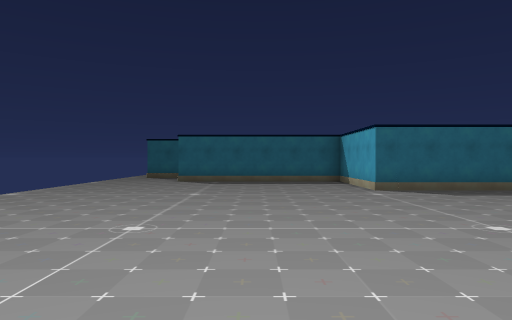
[1] (above)

16 first-person views from a walk through a Unity game level. The camera is 1.5 m above the floor, looks level and sees 70° across. Doors are open. The floor is counted in squares, 2 m on a side. Each view is taken from the middle of a square. On the plan, view 1 faces up. The plan holds only what a view shows up to about 11 squares ahead; the rest is blank. The place goes on beyond the plan.

[2]
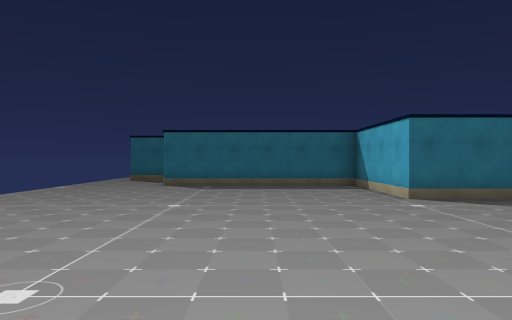

[3]
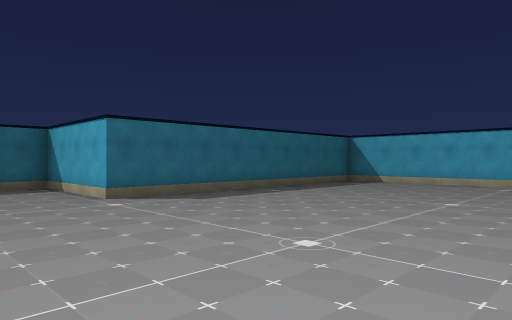

[4]
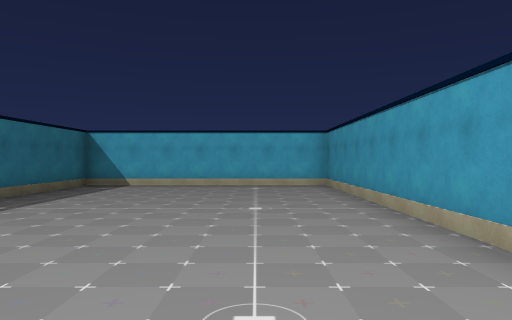

[5]
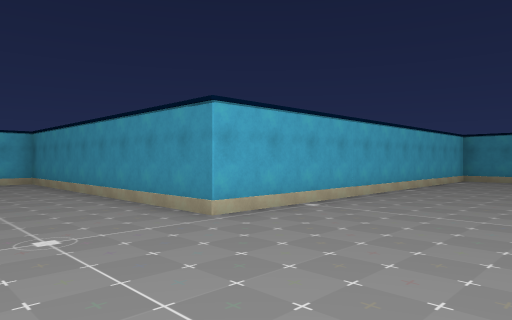

[6]
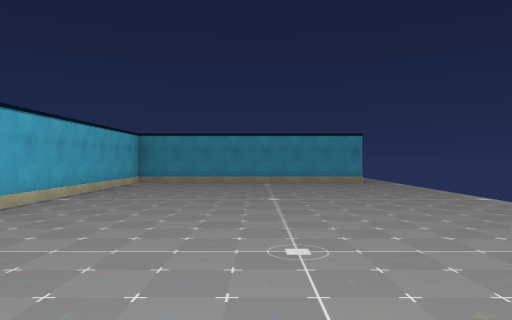

[7]
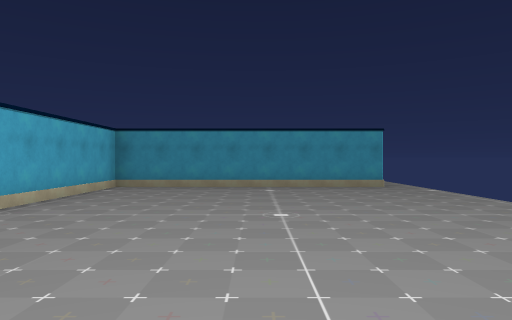

[8]
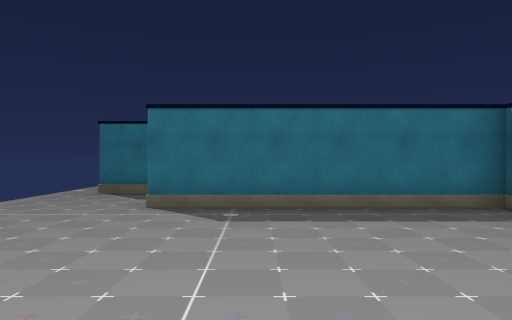

[9]
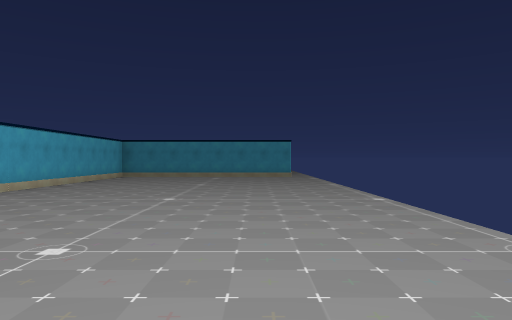

[10]
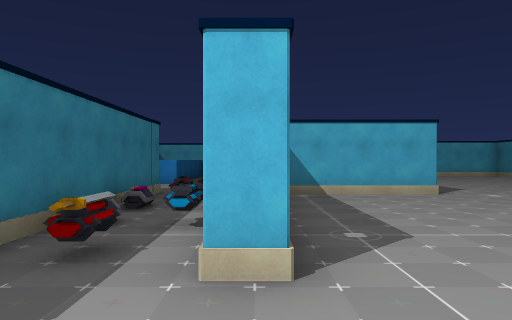

[11]
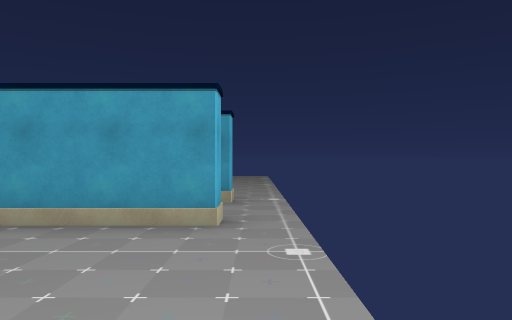

[12]
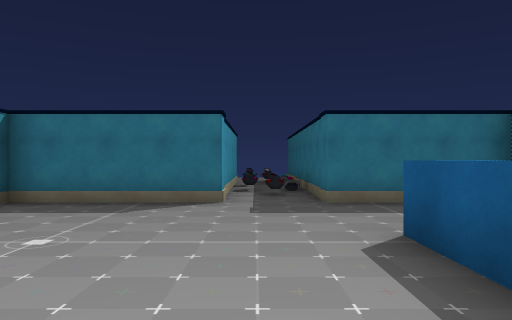

[13]
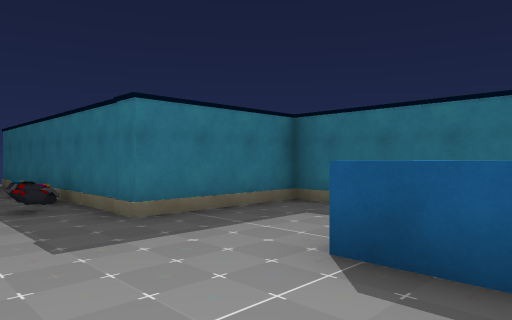

[14]
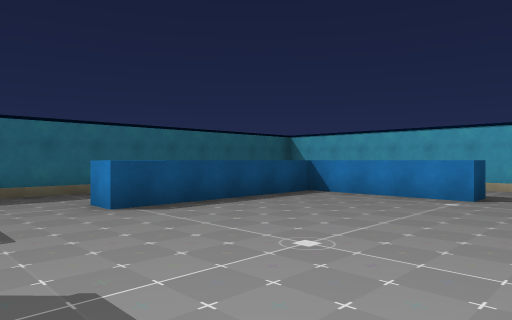

[15]
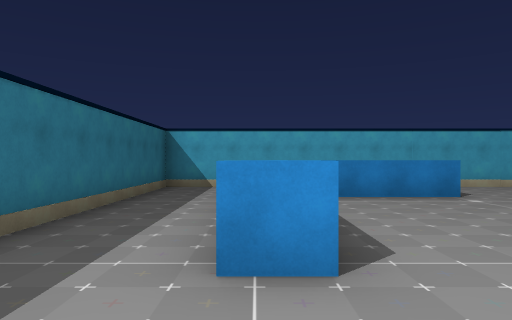

[16]
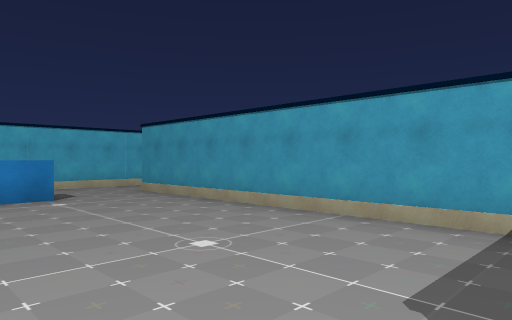

### Floor plan
Points are (right, up) in squares from view 1. A wall is a line through its corners. A room is listed if a view was taken in it or the views show most of it. See-through windows are left out.
Room 1 (views 1, 2, 3, 4, 5, 6, 7, 8, 9, 10, 11)
walls: (0.1, 15.3) (-4.6, 15.3); (-4.6, -9.2) (2.9, -9.2) (2.9, 1.9) (11.9, 1.9) (11.9, 9.1) (2.9, 9.1) (2.9, 12.8) (-2.7, 12.8) (-2.7, 13.4)
ways out: opening at (-5, -9); opening at (-5, 16)
objects: other object (-2, 14); other object (-1, 14)
Room 2 (views 12, 13, 14, 15, 16)
walls: (12.2, 11.9) (11.4, 11.9) (11.4, 15.5) (6.4, 15.5) (6.4, 16.2); (3.5, 13.3) (3.5, 9.6) (12.4, 9.6); (14.2, 8.6) (14.2, 18.5) (3.5, 18.5) (3.5, 15.3)
ways out: open door at (3, 14.5); open door at (13.5, 9)

Where each view was taken, in squares from view 1:
view 1: 0 up, 0 right, facing up
view 2: 2 up, 0 right, facing up
view 3: 2 up, 0 right, facing up-right
view 4: 4 up, 1 right, facing right
view 5: 5 up, 1 left, facing down-right
view 6: 3 up, 1 left, facing down
view 7: 1 up, 1 left, facing down
view 8: 7 up, 1 left, facing up
view 9: 7 up, 3 left, facing down
view 10: 13 up, 5 left, facing right
view 11: 5 down, 5 left, facing down
view 12: 14 up, 10 right, facing left
view 13: 13 up, 8 right, facing up-left
view 14: 10 up, 4 right, facing up-right
view 15: 16 up, 4 right, facing right
view 16: 14 up, 4 right, facing down-right
